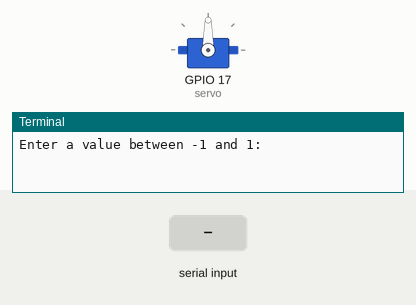
This program was run on a simulated Raspberry Pi (BCM pin numbers). Parts: servo, the last lines printed to the terminal. The inputs (shaded band) are chosen by the test bench. Servo angles are drawn from the pulse width (0.5 ms = 0°, 2.5 ms = 180°).

Above: at 1.2 s.
1.3 s: "1" typed at the terminal, then Enter
At 2.5 s:
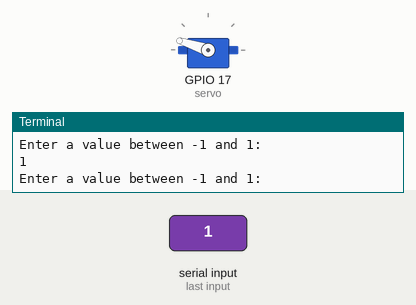
2.8 s: "0" typed at the terminal, then Enter
At 3.7 s:
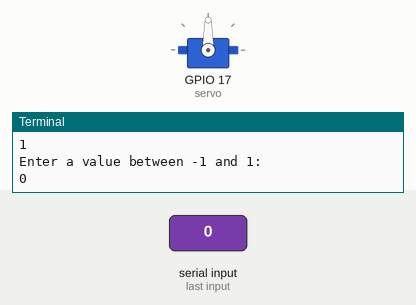
Timing chart, 0 to 5.8 s (numbered marks = the images above; inputs shaded):
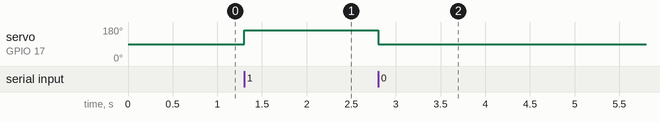

Measured:
- after the input at 1.3 s, servo on GPIO 17 (servo): 90° → 162° at once
- after the input at 2.8 s, servo on GPIO 17 (servo): 162° → 90° at once

The program:

servo_control.py
```python
#https://www.raspberrypi-spy.co.uk/2018/02/basic-servo-use-with-the-raspberry-pi/
from gpiozero import Servo
from time import sleep

myGPIO=17
myCorrection=0.3
maxPW=(2.0+myCorrection)/1000
minPW=(1.0-myCorrection)/1000

servo = Servo(myGPIO,min_pulse_width=minPW,max_pulse_width=maxPW)

while True:
    value = input("Enter a value between -1 and 1: ")
    value = float(value)
    if value < -1 or value > 1:
        print("Invalid input")
    else:
        servo.value = value
        sleep(1)
```
